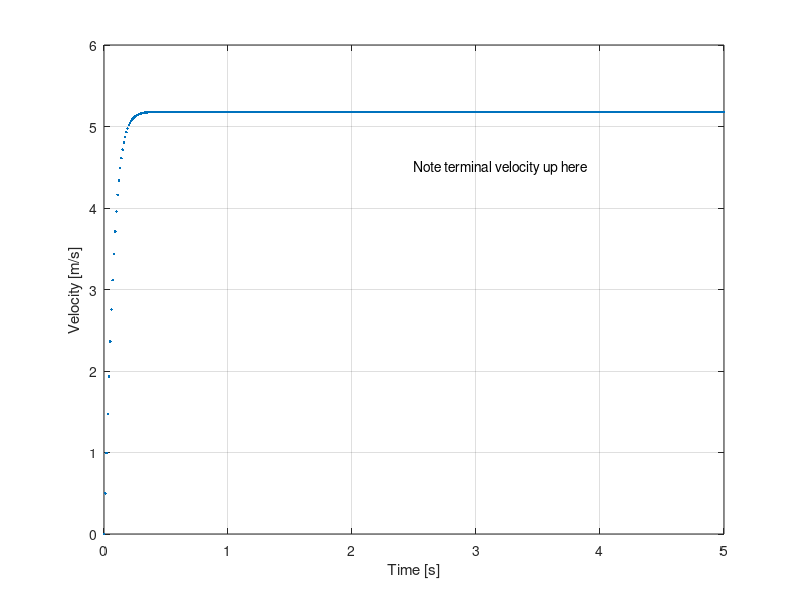
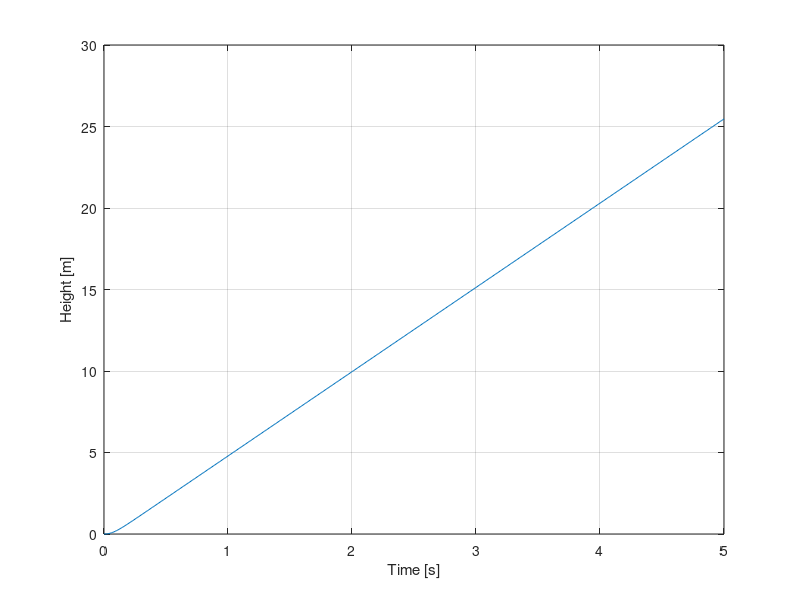

These charts were generated, in order, by the following MATLAB code:
%I usually close and clear at start of main script,
%It can save a lot of headaches
close all
clear

m = 1200e-3;    %g ??   SI units? I wrote in kg now
D = 2.23;       %kg/m   ? assumption?
g = 9.82;       %m/s^2
d = 1.11;       %m      ? assumption?
B = 71.63;      %N      ? assumption?
rho = 1.293;    %kg/m^3 ? just says k/m^3

% Anonymous function for acceleration as a function of velocity.
% Just to make it easier to read in the loop
acceleration_function = @(v) B/m - g - (D/m) *abs(v)*v;

% Time step, good enough for this simulation
dt = .01

%initialize vectors that will be used in loop
tmax = 5;
t = linspace(0,tmax,tmax/dt);
t_length = length(t);
v = zeros(t_length,1);
a = zeros(t_length,1);
z = zeros(t_length,1);

%acceleration is not zero at t=0,
%so we define an initial acceleration for v=0
a(1) = acceleration_function(v(1));

%loop where we update the current velocity
%based on previous velocity and acceleration
for i = 2:t_length
  v(i) = v(i-1) + a(i-1)*dt;
  z(i) = z(i-1) + v(i-1)*dt;
  a(i) = acceleration_function(v(i));
end

%plot the results for velocity...
plot(t,v, ".")
xlabel("Time [s]")
ylabel("Velocity [m/s]")
grid on
text(2.5,4.5,"Note terminal velocity up here")

%...and height
figure
plot(t,z)
xlabel("Time [s]")
ylabel("Height [m]")
grid on
